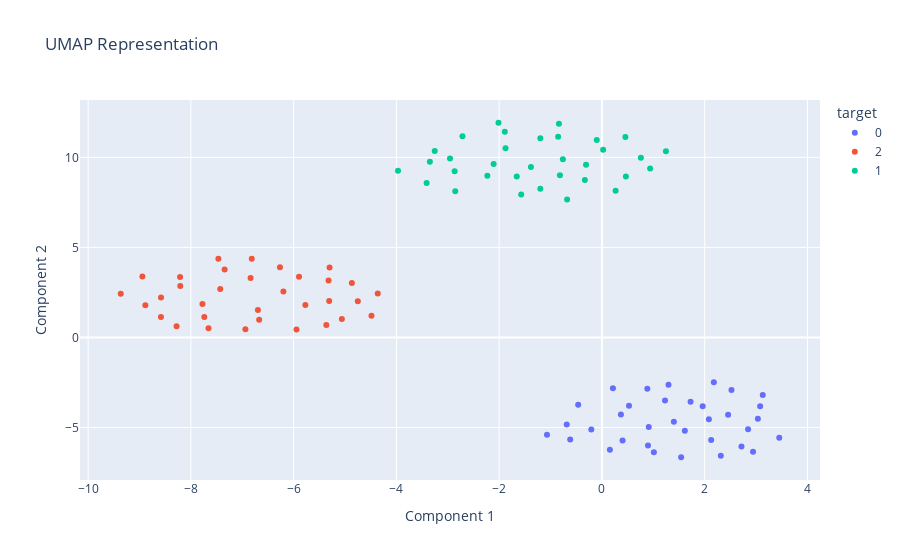

The notebook cell this image was saved under:
### Markdown cell above
## Step 6b: Visualize with UMAP

UMAP can be used in tandem with Howso Engine to visualize high-dimensional datasets, similar to how HDBSCAN is used.

### Code cell
fig = plot_umap(t, color="target", action_feature=action_features[0])
fig.show()

### Figure 1 — Plotly figure (JSON) as saved in the notebook; plotly's stock layout.template omitted (floating-point values rounded to 4 significant figures)
{"data": [{"hovertemplate": "target=0<br>Component 1=%{x}<br>Component 2=%{y}<extra></extra>", "legendgroup": "0", "marker": {"color": "#636efa", "symbol": "circle"}, "mode": "markers", "name": "0", "orientation": "v", "showlegend": true, "type": "scatter", "x": [2.081, 2.456, 2.178, 0.9113, 3.451, 3.079, -0.2068, 0.5267, 0.2139, 2.521, -0.4627, -1.07, 2.716, 3.13, 1.228, 1.613, 1.011, 1.296, 0.3695, 2.941, 0.8963, 3.035, -0.6855, 2.126, 0.1547, 2.844, 1.541, 2.314, -0.6177, 1.725, 0.4012, 1.961, 0.8831, 1.4], "xaxis": "x", "y": [-4.534, -4.294, -2.486, -4.969, -5.56, -3.812, -5.106, -3.794, -2.824, -2.92, -3.736, -5.402, -6.057, -3.194, -3.496, -5.174, -6.365, -2.627, -4.269, -6.34, -5.995, -4.506, -4.835, -5.697, -6.237, -5.095, -6.648, -6.564, -5.668, -3.572, -5.723, -3.816, -2.839, -4.675], "yaxis": "y"}, {"hovertemplate": "target=2<br>Component 1=%{x}<br>Component 2=%{y}<extra></extra>", "legendgroup": "2", "marker": {"color": "#EF553B", "symbol": "circle"}, "mode": "markers", "name": "2", "orientation": "v", "showlegend": true, "type": "scatter", "x": [-7.465, -5.32, -6.199, -5.772, -7.739, -7.428, -6.671, -5.945, -8.581, -8.944, -7.656, -6.815, -4.867, -5.308, -6.938, -9.365, -5.895, -8.278, -8.207, -8.211, -6.266, -4.751, -8.886, -6.838, -7.775, -6.695, -8.582, -7.344, -5.301, -5.364, -5.061, -4.363, -4.485], "xaxis": "x", "y": [4.376, 3.165, 2.55, 1.808, 1.132, 2.697, 0.9891, 0.4413, 2.216, 3.384, 0.5076, 4.373, 3.025, 2.031, 0.4628, 2.429, 3.377, 0.6213, 2.858, 3.363, 3.899, 2.018, 1.789, 3.303, 1.861, 1.524, 1.132, 3.773, 3.882, 0.6904, 1.022, 2.437, 1.211], "yaxis": "y"}, {"hovertemplate": "target=1<br>Component 1=%{x}<br>Component 2=%{y}<extra></extra>", "legendgroup": "1", "marker": {"color": "#00cc96", "symbol": "circle"}, "mode": "markers", "name": "1", "orientation": "v", "showlegend": true, "type": "scatter", "x": [-2.957, -0.8369, -2.23, -1.199, -1.89, -0.8522, -0.8177, -3.254, -1.657, -0.3095, -0.101, -2.855, 1.245, -0.3322, 0.2663, 0.4664, -3.969, -3.412, 0.9376, -1.571, -2.714, 0.02331, -0.7601, -0.6778, 0.7579, -3.349, -1.199, -1.876, -2.013, 0.4566, -1.382, -2.867, -2.108], "xaxis": "x", "y": [9.941, 11.87, 8.975, 8.264, 11.43, 11.15, 9.005, 10.35, 8.942, 9.585, 10.96, 8.125, 10.34, 8.738, 8.141, 8.937, 9.253, 8.571, 9.379, 7.934, 11.17, 10.42, 9.891, 7.663, 9.979, 9.755, 11.06, 10.51, 11.92, 11.13, 9.462, 9.227, 9.631], "yaxis": "y"}], "layout": {"legend": {"title": {"text": "target"}, "tracegroupgap": 0}, "title": {"text": "UMAP Representation"}, "xaxis": {"anchor": "y", "domain": [0, 1], "title": {"text": "Component 1"}}, "yaxis": {"anchor": "x", "domain": [0, 1], "title": {"text": "Component 2"}}}}
